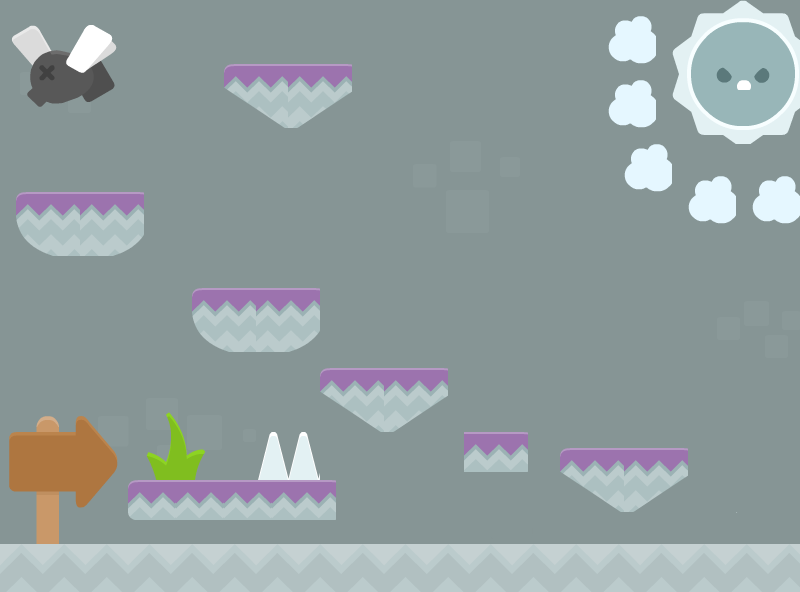

Below is a game level as drawn by its tile map, then a one-line description and the .tmx that defines it (tile-layer data replaced by summaries):
An orthogonal 50x37 tile map with 16x16 px tiles, 2 tile layers (Background, Objects), 1 hidden layer not drawn, 23 tilesets.

<map version="1.0" orientation="orthogonal" width="50" height="37" tilewidth="16" tileheight="16">
 <tileset firstgid="1" name="bg_castle" tilewidth="16" tileheight="16">
  <image source="Cogumelos/Backgrounds/bg_castle.png" width="1024" height="512" />
 </tileset>
 <tileset firstgid="2049" name="dirtCenter" tilewidth="16" tileheight="16">
  <image source="platformer-pack-redux-360-assets/PNG/Ground/Dirt/dirtCenter.png" trans="ff00ff" width="128" height="128" />
 </tileset>
 <tileset firstgid="2113" name="signRight" tilewidth="16" tileheight="16">
  <image source="platformer-pack-redux-360-assets/PNG/Tiles/signRight.png" trans="ff00ff" width="128" height="128" />
 </tileset>
 <tileset firstgid="2177" name="spikeBall1" tilewidth="16" tileheight="16">
  <image source="Jumper/PNG/Enemies/spikeBall1.png" trans="ff00ff" width="142" height="148" />
 </tileset>
 <tileset firstgid="2249" name="fly_move" tilewidth="16" tileheight="16">
  <image source="platformer-pack-redux-360-assets/PNG/Enemies/fly_move.png" trans="ff00ff" width="128" height="128" />
 </tileset>
 <tileset firstgid="2313" name="slice14_14" tilewidth="16" tileheight="16">
  <image source="Plataformas/PNG Castle/slice14_14.png" trans="ff00ff" width="70" height="70" />
 </tileset>
 <tileset firstgid="2329" name="slice12_12" tilewidth="16" tileheight="16">
  <image source="Plataformas/PNG Purple/slice12_12.png" trans="ff00ff" width="70" height="70" />
 </tileset>
 <tileset firstgid="2345" name="slice13_13" tilewidth="16" tileheight="16">
  <image source="Plataformas/PNG Purple/slice13_13.png" trans="ff00ff" width="70" height="70" />
 </tileset>
 <tileset firstgid="2361" name="strip_purple_01" tilewidth="16" tileheight="16">
  <image source="Plataformas/PNG Purple/strip_purple_01.png" trans="ff00ff" width="70" height="70" />
 </tileset>
 <tileset firstgid="2377" name="strip_purple_02" tilewidth="16" tileheight="16">
  <image source="Plataformas/PNG Purple/strip_purple_02.png" trans="ff00ff" width="70" height="70" />
 </tileset>
 <tileset firstgid="2393" name="strip_purple_03" tilewidth="16" tileheight="16">
  <image source="Plataformas/PNG Purple/strip_purple_03.png" trans="ff00ff" width="70" height="70" />
 </tileset>
 <tileset firstgid="2409" name="slice14_14" tilewidth="16" tileheight="16">
  <image source="Plataformas/PNG Purple/slice14_14.png" trans="ff00ff" width="70" height="70" />
 </tileset>
 <tileset firstgid="2425" name="slice15_15" tilewidth="16" tileheight="16">
  <image source="Plataformas/PNG Purple/slice15_15.png" trans="ff00ff" width="70" height="70" />
 </tileset>
 <tileset firstgid="2441" name="spikes_top" tilewidth="16" tileheight="16">
  <image source="Jumper/PNG/Environment/spikes_top.png" trans="ff00ff" width="95" height="53" />
 </tileset>
 <tileset firstgid="2456" name="smoke" tilewidth="16" tileheight="16">
  <image source="Jumper/PNG/Particles/smoke.png" trans="ff00ff" width="51" height="48" />
 </tileset>
 <tileset firstgid="2465" name="signExit" tilewidth="16" tileheight="16">
  <image source="platformer-pack-redux-360-assets/PNG/Tiles/signExit.png" trans="ff00ff" width="128" height="128" />
 </tileset>
 <tileset firstgid="2529" name="torch2" tilewidth="16" tileheight="16">
  <image source="platformer-pack-redux-360-assets/PNG/Tiles/torch2.png" trans="ff00ff" width="128" height="128" />
 </tileset>
 <tileset firstgid="2593" name="slice14_14" tilewidth="16" tileheight="16">
  <image source="Plataformas/PNG Purple/slice14_14.png" trans="ff00ff" width="70" height="70" />
 </tileset>
 <tileset firstgid="2609" name="slice15_15" tilewidth="16" tileheight="16">
  <image source="Plataformas/PNG Purple/slice15_15.png" trans="ff00ff" width="70" height="70" />
 </tileset>
 <tileset firstgid="2625" name="strip_purple_03" tilewidth="16" tileheight="16">
  <image source="Plataformas/PNG Purple/strip_purple_03.png" trans="ff00ff" width="70" height="70" />
 </tileset>
 <tileset firstgid="2641" name="strip_purple_01" tilewidth="16" tileheight="16">
  <image source="Plataformas/PNG Purple/strip_purple_01.png" trans="ff00ff" width="70" height="70" />
 </tileset>
 <tileset firstgid="2657" name="cactus" tilewidth="16" tileheight="16">
  <image source="Jumper/PNG/Environment/cactus.png" trans="ff00ff" width="117" height="160" />
 </tileset>
 <tileset firstgid="2727" name="grass" tilewidth="16" tileheight="16">
  <image source="platformer-pack-redux-360-assets/PNG/Tiles/grass.png" trans="ff00ff" width="128" height="128" />
 </tileset>
 <layer name="Background" width="50" height="37">
  <data>[1850 cells, 1850 non-empty, 1600 distinct tile ids]</data>
 </layer>
 <layer name="Objects" width="50" height="37">
  <data>[1850 cells, 641 non-empty, 361 distinct tile ids]</data>
 </layer>
 <layer name="Collision" width="50" height="37" visible="0">
  <data>[1850 cells, 271 non-empty, 2 distinct tile ids]</data>
 </layer>
</map>
